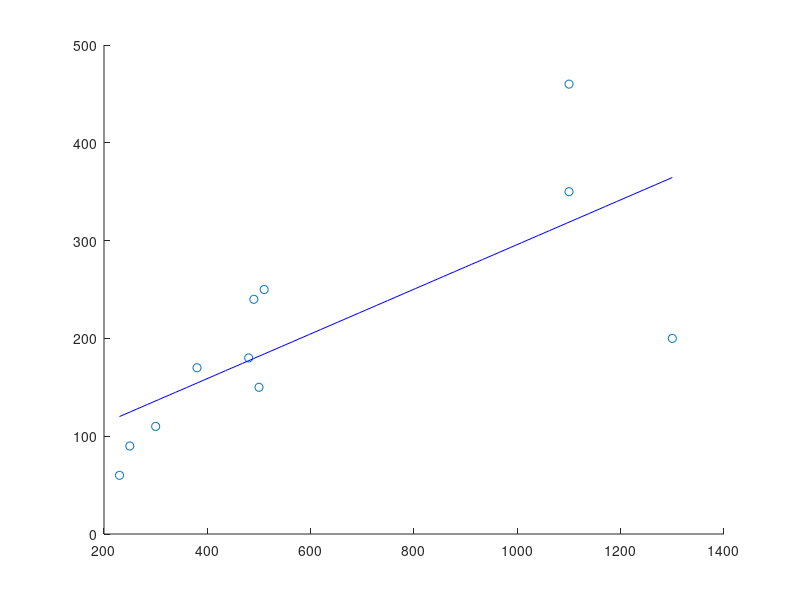

Recreate this plot in MATLAB.
function f = problem2()
cigaretteconsumption=[480,500,380,1100,1100,230,490,250,300,510,1300]
deaths=[180,150,170,350,460,60,240,90,110,250,200]
%a
p = polyfit(cigaretteconsumption,deaths,1);
sum=0;
alpha=p(1)
beta=p(2)
for k=1:11
    sum=sum+(alpha*cigaretteconsumption(k)+beta-deaths(k))^2;
end
%yCalc1 = p(1)*cigaretteconsumption;
%hold on
%plot(cigaretteconsumption,yCalc1)
sum

%optional
alpha=p(1)
beta=p(2)
scatter(cigaretteconsumption,deaths)
xi=linspace(min(cigaretteconsumption),max(cigaretteconsumption))
yi=alpha*xi+beta;
hold on
plot(xi,yi,'b')
%


%b
yfit=p(1) * 600 + p(2)
yfit=p(1) * 850 + p(2)
yfit=p(1) * 1000 + p(2)